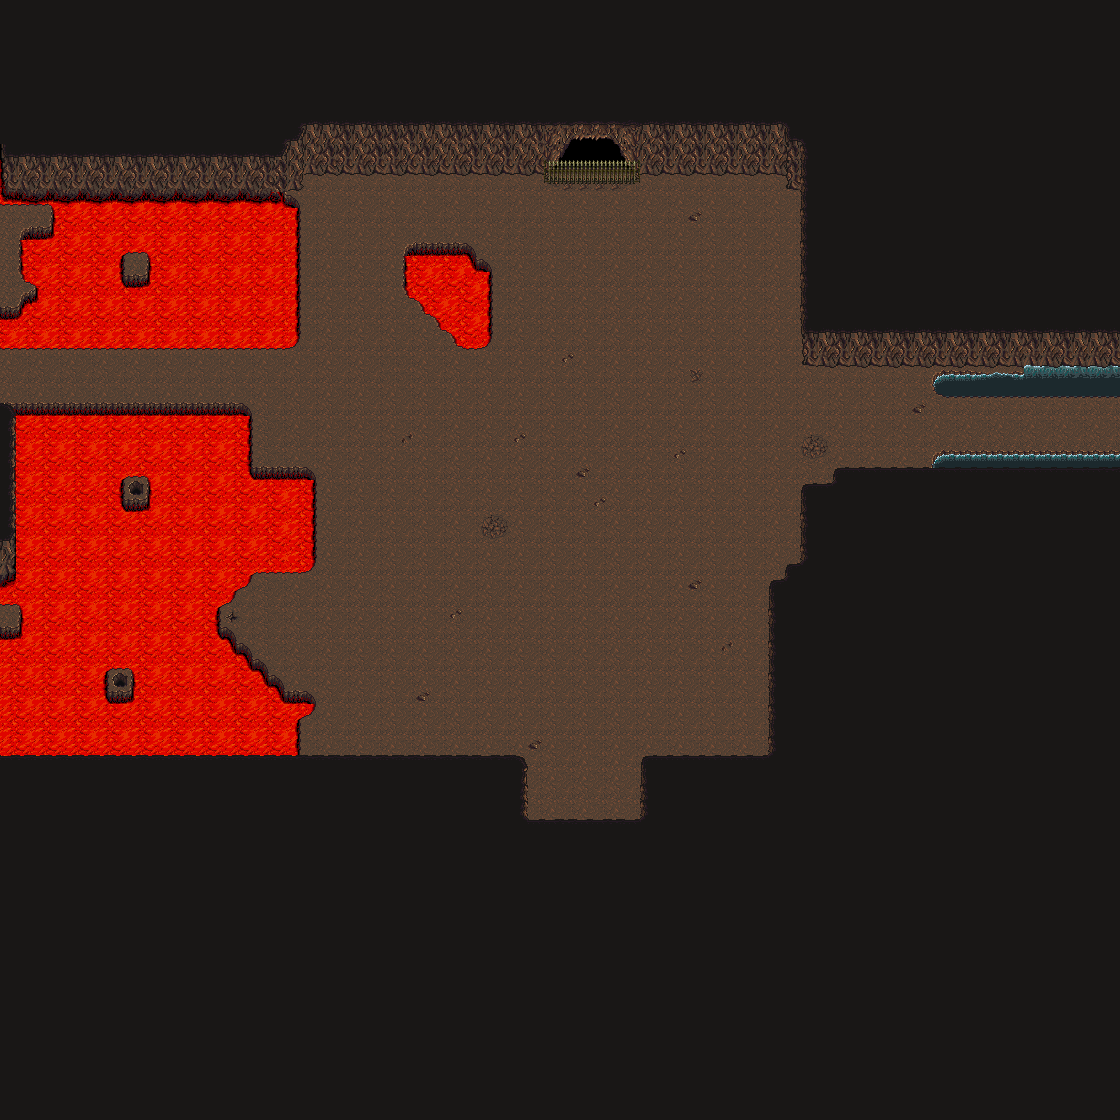

A level layout from a 2D game, rendered from its tile map. Below: a short description, then the map file with tile-grid data replaced by summaries:
An orthogonal 70x70 tile map with 16x16 px tiles, 5 tile layers (Background, Background2, Structure, Structure2, ...), 2 tilesets and 57 objects (2x Gate, HUB, FINALE, FIRELEVEL, WATERLEVEL).

<map version="1.2" tiledversion="1.3.4" orientation="orthogonal" renderorder="right-down" width="70" height="70" tilewidth="16" tileheight="16" infinite="0" nextlayerid="15" nextobjectid="96">
 <tileset firstgid="1" name="cave" tilewidth="16" tileheight="16" tilecount="336" columns="16">
  <image source="../../MapTexture/cave.png" trans="ff00ff" width="256" height="336" />
  <tile id="304">
   <animation>
    <frame tileid="304" duration="200" />
    <frame tileid="306" duration="200" />
    <frame tileid="308" duration="200" />
    <frame tileid="306" duration="200" />
    <frame tileid="304" duration="100" />
   </animation>
  </tile>
  <tile id="305">
   <animation>
    <frame tileid="305" duration="200" />
    <frame tileid="307" duration="200" />
    <frame tileid="309" duration="200" />
    <frame tileid="307" duration="200" />
    <frame tileid="305" duration="100" />
   </animation>
  </tile>
  <tile id="320">
   <animation>
    <frame tileid="320" duration="200" />
    <frame tileid="322" duration="200" />
    <frame tileid="324" duration="200" />
    <frame tileid="322" duration="200" />
    <frame tileid="320" duration="100" />
   </animation>
  </tile>
  <tile id="321">
   <animation>
    <frame tileid="321" duration="200" />
    <frame tileid="323" duration="200" />
    <frame tileid="325" duration="200" />
    <frame tileid="323" duration="200" />
    <frame tileid="321" duration="100" />
   </animation>
  </tile>
 </tileset>
 <tileset firstgid="337" name="SNES - Final Fantasy 6 - Imperial Camp Tiles" tilewidth="16" tileheight="16" tilecount="528" columns="33">
  <image source="../../MapTexture/SNES - Final Fantasy 6 - Imperial Camp Tiles.png" trans="ff00ff" width="528" height="256" />
 </tileset>
 <layer id="1" name="Background" width="70" height="70">
  <data>[4900 cells, 4900 non-empty, 32 distinct tile ids]</data>
 </layer>
 <layer id="11" name="Background2" width="70" height="70">
  <data>[4900 cells, 152 non-empty, 28 distinct tile ids]</data>
 </layer>
 <layer id="10" name="Structure" width="70" height="70">
  <data>[4900 cells, 3049 non-empty, 62 distinct tile ids]</data>
 </layer>
 <layer id="12" name="Structure2" width="70" height="70">
  <data>[4900 cells, 23 non-empty, 9 distinct tile ids]</data>
 </layer>
 <layer id="14" name="Gate" width="70" height="70">
  <data>[4900 cells, 12 non-empty, 6 distinct tile ids]</data>
 </layer>
 <objectgroup id="2" name="Wall">
  <object id="26" x="289.917" y="752.25" width="234.083" height="10.4167" />
  <object id="27" x="519.25" y="752.25" width="9.25" height="43.5" />
  <object id="28" x="637.5" y="754.13" width="10.75" height="40.8708" />
  <object id="33" x="177" y="345.25" width="125" height="5" />
  <object id="34" x="295.5" y="188" width="6" height="162.25" />
  <object id="35" x="401.818" y="240.909" width="6.36364" height="55.8182" />
  <object id="37" x="459.636" y="344.727" width="33.2727" height="5.81818" />
  <object id="38" x="486.727" y="259.636" width="6.18182" height="90.9091" />
  <object id="39" x="402" y="241.636" width="64.9091" height="4.90909" />
  <object id="42" x="183" y="401.75" width="71.5" height="4.75" />
  <object id="43" x="247.25" y="402" width="7" height="77" />
  <object id="44" x="250" y="466" width="64.25" height="11.25" />
  <object id="45" x="311.25" y="477.25" width="6" height="97" />
  <object id="46" x="254.75" y="568.25" width="58.75" height="6.25" />
  <object id="48" x="210.75" y="601" width="13.25" height="35.25" />
  <object id="50" x="278.432" y="689.773" width="29.4545" height="7.06818" />
  <object id="51" x="300.386" y="708.659" width="15.5" height="9.06818" />
  <object id="52" x="293.864" y="713" width="8.68182" height="40.5" />
  <object id="54" x="295.625" y="171.875" width="8.75" height="16.625" />
  <object id="56" x="297.75" y="166.705" width="258.023" height="8.40909" />
  <object id="60" x="247" y="565.75" width="10.75" height="15.5" />
  <object id="61" x="223.75" y="590" width="13.75" height="14" />
  <object id="62" x="223.5" y="627.5" width="14.25" height="17.75" />
  <object id="63" x="236.25" y="643.5" width="17.5" height="17.5" />
  <object id="64" x="252.75" y="659.25" width="15.5" height="17" />
  <object id="65" x="266.5" y="674.25" width="18.5" height="18" />
  <object id="66" x="406" y="290.182" width="13.4545" height="10.5455" />
  <object id="67" x="421.818" y="303.636" width="10.7273" height="10.5455" />
  <object id="68" x="437.091" y="315.273" width="10.1818" height="15.0909" />
  <object id="69" x="453.091" y="331.636" width="8.18182" height="14" />
  <object id="70" x="415.455" y="298.364" width="7.81818" height="6.72727" />
  <object id="71" x="430" y="313.455" width="7.81818" height="7.63636" />
  <object id="72" x="445.455" y="329.273" width="8.72727" height="7.27273" />
  <object id="73" x="463.636" y="245.636" width="12.5455" height="16.1818" />
  <object id="74" x="473.091" y="257.818" width="20" height="10" />
  <object id="75" x="304.364" y="693.273" width="11.8182" height="16.3636" />
  <object id="76" x="232.25" y="579.25" width="18.25" height="11.75" />
  <object id="80" x="627.364" y="166.545" width="158.136" height="8.78788" />
  <object id="81" x="784.5" y="168.5" width="21.6667" height="22.6667" />
  <object id="82" x="799" y="187.667" width="9.66667" height="181" />
  <object id="83" x="802.667" y="360.333" width="148.333" height="8.27604" />
  <object id="84" x="831.545" y="466.13" width="14.1212" height="16.536" />
  <object id="85" x="835" y="466.057" width="116.417" height="6.94318" />
  <object id="86" x="802.667" y="481.182" width="38" height="7.48485" />
  <object id="87" x="798.667" y="481.252" width="9.33333" height="83.9598" />
  <object id="88" x="784.424" y="563.182" width="15.2424" height="16.9091" />
  <object id="89" x="767.794" y="578.515" width="20.5389" height="14.1515" />
  <object id="90" x="767.75" y="591.667" width="7.91667" height="170" />
  <object id="91" x="643" y="754.083" width="133.333" height="11.25" />
  <object id="92" x="930.364" y="366.545" width="8.72727" height="28.3636" />
  <object id="93" x="929.273" y="450.909" width="11.2727" height="18.9091" />
  <object id="94" name="Gate" x="542.898" y="172.659" width="97.8636" height="11.5909" />
 </objectgroup>
 <objectgroup id="9" name="Door">
  <object id="25" name="HUB" x="525.334" y="780.67" width="116.667" height="9.33333" />
  <object id="30" name="FINALE" x="552.909" y="161.992" width="78.2193" height="4.1667" />
  <object id="32" name="FIRELEVEL" x="176.409" y="347.803" width="7.42421" height="56.167" />
  <object id="78" name="WATERLEVEL" x="938.727" y="393.136" width="4.15151" height="64.7878" />
 </objectgroup>
 <objectgroup id="6" name="Object">
  <object id="95" name="Gate" x="540.125" y="171.875" width="103.375" height="17.375" />
 </objectgroup>
</map>
